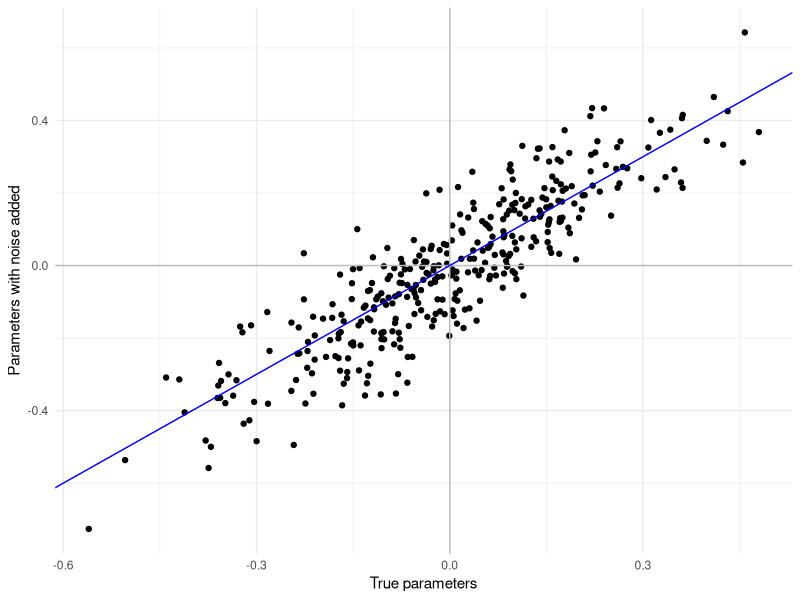
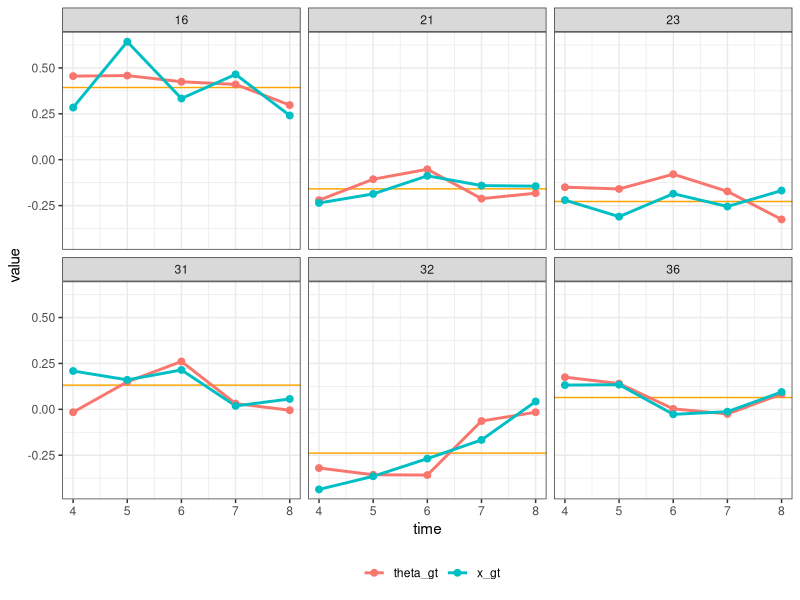

Write the R code that produced these figures, in order.
## ---- chunk 1
knitr::opts_chunk$set(echo = TRUE)
library(tidyverse)
library(data.table)
#library(momentfit)
## ---- chunk 2
G <- 45
T <- 8
extra_init <- 10 
  # use this many time periods to set dynamics ahead of the years used for 
  # observation. This is, in effect, the "burn in" period for data setup.
stopifnot(T >= 5)
span_length <- 5
beta <- 0.8
se_sum   <- 0.05*G           # This is error added to the sum across geos, in year
se_avg   <- 0.05*span_length # This is error added to the average across years
se_trans <- 0.10             # This is error added to the predicted transition
## ---- chunk 3
gen_true_data <- 
  function(
    G          = 45,   # Number of smaller geographies in the larger
    A          = 8,    # Number of time periods (A for anos) involved in analysis
    extra_init = 10,   # Added "burn-in" time periods part of generating data
    beta       = 0.8,  # Slope parameter governing transitions from one period's value to the next
    sd_trans   = 0.10, # std dev of unobservables of the transition equation
    seed       = NULL  # if requested, set a seed
) {
    
  if(!is.null(seed)) set.seed(seed)
    
  # Initialize eventual estimates object
  thetas_g.t <- NULL
  
  # Initialize estimates for t = 0
  theta_t <- rnorm(G)
  thetas_g.t <- theta_t
  
  # Loop across time 
  for (t in 1:(extra_init + A)) {
    theta_t <- beta*theta_t + rnorm(G, sd = sd_trans)
    thetas_g.t <- cbind(thetas_g.t, theta_t)
  }
  
  # Set data names
  thetas_g.t <-
    thetas_g.t %>% 
    as.data.frame() %>% 
    setnames(as.character(0:(extra_init+A)))
  
  # Keep only thetas within our sample window (i.e. discarding initialized periods)
  thetas_g.t <- 
    select(thetas_g.t, one_of(as.character((extra_init + 1):(extra_init + A))))
  
  # Reshape the data to long form
  thetas_gt <- 
    thetas_g.t %>%
    mutate(g = 1:G) %>%
    pivot_longer(cols = -g, # pivot down every column but the geographic indicator
                 names_to = "time",
                 values_to = "theta_gt") %>%
    mutate(time = as.numeric(time) - extra_init) %>%
    data.table()
  
  out <- list(out = thetas_gt,
              params = c("G" = G,
                         "T" = T,
                         "extra_init" = extra_init,
                         "beta" = beta,
                         "sd_trans" = sd_trans,
                         "seed" = seed))
  
  return(out)
}
## ---- chunk 4
draw_obs_data <- 
  function(se_est,          # Standard error of each theta given sample variation
           span_length = 5, # Number of years that are averaged together
           seed = NULL,     # Set a seed if desired
           ...) {
    
    if(!is.null(seed)) set.seed(seed)
    
    # Generate true parameters
    data_gen <- gen_true_data(seed = seed, ...)
    thetas_gt_true <- data_gen$out
    
    # Add noise to true parameters to reflect true sample noise
    thetas_gt <- 
      thetas_gt_true %>% 
      mutate(x_gt = theta_gt + rnorm(n(), 
                                     sd = se_est))
    
    # Sum estimates to get year-level estimates
    thetas_sumup <- 
      thetas_gt[j = .(x_Gt = sum(x_gt)),
                by = time]
    
    # Calculate averages across span
    thetas_avgx <- NULL
    for (i in span_length:max(thetas_gt_true$time)) {
      thetas_avgx <- 
        bind_rows(thetas_avgx,
                  thetas_gt[time %in% (i - span_length + 1):i,
                            .(time = i,
                              x_gs = mean(x_gt)),
                            by = g])
    }
    
    # Generate a long-form data.table object with index for use in moment
    # calculation operations
    ix_gt <- 
      copy(thetas_gt) %>% 
      rename(theta0 = theta_gt) %>% 
      .[j = theta0 := 0] 
    
    # Produce output
    out <- list(thetas_gt    = thetas_gt,
                thetas_sumup = thetas_sumup,
                thetas_avgx  = thetas_avgx,
                ix_gt        = ix_gt,
                params       = c(data_gen$params, "s" = span_length))
    return(out)
  }
## ---- chunk 5
x   <- draw_obs_data(se_est = 0.1)
toy <- draw_obs_data(A = 2,
                     G = 2,
                     span_length = 2,
                     extra_init = 0,
                     se_est = 0.1)
## ---- chunk 6
x$thetas_gt %>% 
  ggplot(aes(x = theta_gt,
             y = x_gt)) +
  geom_point() +
  geom_hline(yintercept = 0,
             color = "gray") +
  geom_vline(xintercept = 0,
             color = "gray") +
  geom_abline(color = "blue") +
  labs(x = "True parameters",
       y = "Parameters with noise added") +
  theme_minimal()
## ---- chunk 7

g_sample <- sample(x$thetas_gt$g, 6)

x$thetas_gt %>% 
  melt(id.vars = c("g", "time")) %>% 
  .[g %in% g_sample & between(time, max(time)-x$params[["s"]] + 1, max(time))] %>% 
  ggplot(aes(x = time,
             y = value,
             color = factor(variable),
             group = factor(variable))) +
  geom_hline(data = x$thetas_avgx[g %in% g_sample & time == max(time)],
             aes(yintercept = x_gs),
             color = "orange") +
  geom_line(size = 1) +
  geom_point(size = 2) +
  scale_color_discrete(name = "") +
  facet_wrap(~ g,
             ncol = 3) +
  theme_bw() +
  theme(legend.position = "bottom")

## ---- chunk 8
reshape_thetas_mat_g.t <- function(theta, G, A) {
  # This function reshapes the vector of thetas into a matrix of size GxT
  matrix(theta, G, A, byrow = TRUE)
}

reshape_thetas_dt_g.t <- function(ix_gt, theta) {
  ix_gt[j = thetas := theta] %>% 
    dcast(g ~ time,
          value.var = thetas)
}
## ---- chunk 9
sumup_moment_dt <- function(theta, x) {
  x$ix_gt %>% 
    .[j = theta0 := theta] %>% 
    .[j = sum(theta0),
      by = time] %>% 
    pull(V1) %>% 
    as.vector() - x$thetas_sumup$x_Gt
}

# Because the sum-up moments are a simple, linear function of the parameters,
# the gradient is constant with respect to both the current parameters and data
# Thus, we pre-calculate that gradient and simply return it when the gradient
# function is called

# /!\ Need to think of a way to embed this within our structures, given that it
# obeys the particular structure of the data, but where we shouldn't need to 
# recalculate it. This will be particularly consequential when we go to production
# when we have many large geographies with different numbers of small geographies
# (though the time points should be consistent)

# We calculate the gradient long-form (which makes sense with the data.table format)
# and then transpose to get the qxk structure

sumup_grad_dt <- function(x) {
  x$ix_gt %>% 
    .[j = lapply(1:max(time), function(x) 1*(time == x))] %>% 
    t()  
}

sumup_grad_t.tg <- sumup_grad_dt(x)

sumup_grad_dt <- function(theta, x) {
  sumup_grad_t.tg
}
## ---- chunk 10
avgx_moment_dt <- function(theta, x) {
  s     <- x$params[["s"]]
  A     <- x$params[["T"]]
  x$ix_gt %>% 
    .[j = theta0 := theta] %>% 
    .[j = lapply(s:A, 
                 function(i) sum(theta0[time %in% (i-s+1):i])),
      by = g] %>% 
    setnames(c("g", s:A)) %>% 
    melt(id.vars = c("g")) %>% 
    .[j = as.vector(value)] - x$thetas_avgx$x_gs
    # This outputs a vector that is recycles `g` faster than `t` (necessary info)
    # to ensure that the gradient has the same order of moments
}

# As above, the gradient is invariant to theta, so we precalculate it and return it
# to the function
# The calculation is: for each row, defined by a given g and t, determine whether
# those match the g, and the time-span related to t. We call those values in by
# going through rows of the observed avgx data as a single index for our lapply().
avgx_grad_gt.gt <- 
  x$ix_gt %>% 
  .[j = lapply(1:nrow(x$thetas_avgx), function(r) {
    # Pulling this first, suspecting that it'd be faster than referencing it
    # multiple times
    my_row <- x$thetas_avgx[r]
    1*(g == my_row$g & time %in% (my_row$time - x$params[["s"]] + 1):my_row$time)
  })] %>% 
  as.matrix() %>% 
  t() / x$params[["s"]]

avgx_grad_dt <- function(theta, x) {
  avgx_grad_gt.gt 
}

## ---- chunk 11
trans_moment_dt <- function(theta, x) {
  x$ix_gt %>% 
    .[j = theta0 := theta] %>% 
    .[j = theta0_lag := shift(theta0, n = 1, type = "lag"),
      by = g] %>% 
    .[!is.na(theta0_lag)] %>% 
    pull(theta0 - x$params$beta*theta0_lag) - x$
    
    
    .[j = lapply(s:A, 
                 function(i) sum(theta0[time %in% (i-s+1):i])),
      by = g] %>% 
    setnames(c("g", s:A)) %>% 
    melt(id.vars = c("g")) %>% 
    .[j = as.vector(value)] - x$thetas_avgx$x_gs
}
## ---- chunk 12

## ---- chunk 13

